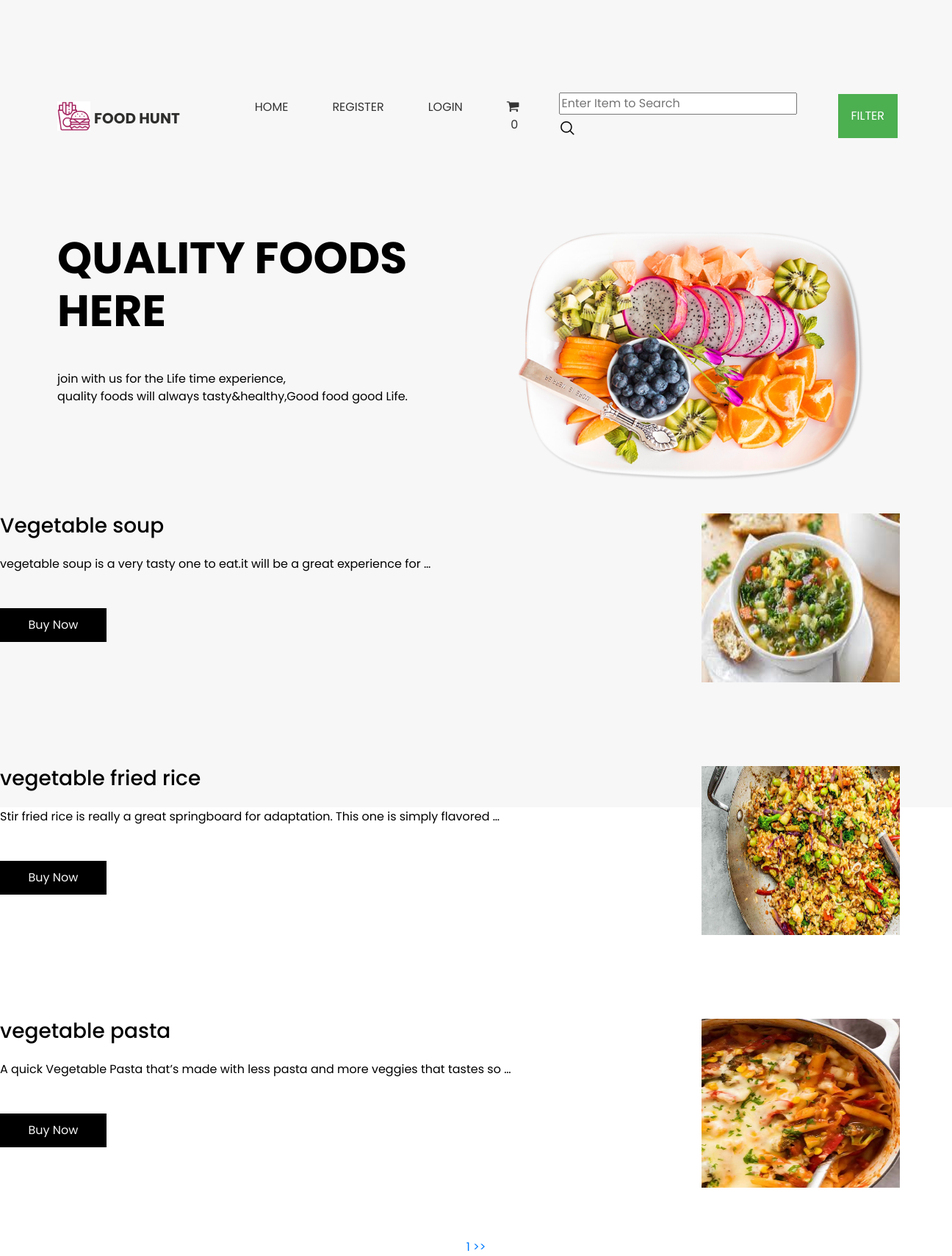
Screenshot of /vegetables-recipe/ with the database file from the repository.
### shop/models.py (models this page shows, shortened)
class product(models.Model):
    name=models.CharField(max_length=250,unique=True)
    slug=models.SlugField(max_length=250,unique=True)
    img=models.ImageField(upload_to='product')
    desc=models.TextField()
    stock=models.IntegerField()
    available=models.BooleanField()
    price=models.IntegerField()
    category=models.ForeignKey(categ,on_delete=models.CASCADE)
    def get_url(self):
        return reverse('details',args=[self.category.slug,self.slug])

### shop/views.py (the view)
# urls.py: 2. Add a URL to urlpatterns:  path('', views.home, name='home')
def home(request,c_slug=None):
    c_page=None
    prodt=None
    if c_slug!=None:
        c_page=get_object_or_404(categ,slug=c_slug)
        prodt=product.objects.filter(category=c_page,available=True)
    else:
        prodt=product.objects.all().filter(available=True)
    cat=categ.objects.all()
    paginator=Paginator(prodt,3)
    try:
        page=int(request.GET.get('page','1'))
    except:
        page=1
    try:
        pro=paginator.page(page)
    except(EmptyPage,InvalidPage):
        pro=paginator.page(paginator.num_pages)
    return render(request,'index.html',{'pr':prodt,'ct':cat,'pg':pro})

### cart/context_processor.py (called while the page is built)
def count(request):
    item_count=0
    if 'admin' in request.path:
        return{}
    else:
        try:
            ct=cartlist.objects.filter(cart_id=c_id(request))
            cti=iteam.objects.all().filter(cart=ct[:1])
            for c in cti:
                   item_count+=c.quantity
        except cartlist.DoesNotExist:
            item_count=0
        return dict(itc=item_count)

### cart/views.py (called while the page is built)
def c_id(request):
    ct_id=request.session.session_key
    if not ct_id:
        ct_id=request.session.create()
    return ct_id

### shop/models.py (called while the page is built)
    def get_url(self):
        return reverse('prod_cat',args=[self.slug])

### templates/index.html (shortened to what this page needs)
{% extends 'base.html' %}
{% load static %}
{% block content %}
<!DOCTYPE html>
<html>
<head>
  <link rel="stylesheet" type="text/css" href="{% static 'hm/css/bootstrap.css' %}" />
  <link href="{% static 'hm/css/style.css' %}" rel="stylesheet" />
  <link href="{% static 'hm/css/responsive.css' %}" rel="stylesheet" />
</head>
<body id="top">
  <div class="hero_area">
      <div id="carouselExampleControls" class="carousel slide" data-ride="carousel">
        <div class="carousel-inner">
          <div class="carousel-item active">
            <div class="slider_item-box">
              <div class="slider_item-container">
                <div class="container">
                  <div class="row">
                    <div class="col-md-6">
                      <div class="slider_item-detail">
                        <div>
                          <h1>QUALITY FOODS</br>
                            HERE
                          </h1>
                          <p>
                          join with us for the Life time experience,<br>
                          quality foods will always tasty&healthy,Good food
                          good  Life.
                         </p>
                        </div>
                      </div>
                    </div>
                    <div class="col-md-6">
                      <div class="slider_img-box">
                        <div>
                          <img src="{% static 'hm/images/slide-img.png' %}" alt="" class="" />
                        </div>
                      </div>
                    </div>
                  </div>
                </div>
              </div>
            </div>
          </div>
        </div>
  </div>
  {% for i in pg.object_list %}
      <div class="row layout_padding2">
        <div class="col-md-8">
          <div class="fruit_detail-box">
            <h3>
              {{i.name}}
            </h3>
            <p class="mt-4 mb-5">
             {{i.desc|truncatewords:15}}
            </p>
            <div>
              <a href={{i.get_url}} class="custom_dark-btn">
                Buy Now
              </a>
            </div>
          </div>
        </div>
        <div class="col-md-4 d-flex justify-content-center align-items-center">
          <div class="fruit_img-box d-flex justify-content-center align-items-center">
          <a href={{i.get_url}}><img src={{i.img.url}} alt="" class="" height="230px" width="270px" /></a>
          </div>
        </div>
      </div><br>
    {% endfor %}
    <center>
     {% for p in pg.paginator.page_range %}
     <a href="?page={{p}}"  {% if pg.number == p %} active {% endif %}">{{p}} >></a>
     {% endfor%}
    </center>
</body>
</html>
{% endblock %}

### static/hm/css/style.css (style rules this page uses)
body { font-family: 'Poppins', sans-serif; color: #000000; background-color: #ffffff; }
.layout_padding2 { padding: 45px 0; }
.custom_dark-btn, .custom_orange-btn { display: inline-block; padding: 10px 0; text-align: center; width: 145px; outline: none; color: #f7f7f7; border: 1px solid transparent; }
.custom_dark-btn { background-color: #000000; }
.hero_area { height: 98vh; background-color: #f7f7f7; }
a, a:hover, a:focus { text-decoration: none; }
.slider_item-box { width: 100%; height: 100%; }
.slider_item-box .container { height: 100%; }
.slider_img-box { width: 85%; margin: 0 auto; }
.slider_img-box img { width: 100%; }
.slider_item-container { display: flex; align-items: center; width: 100%; height: 100%; background-repeat: no-repeat; }
.slider_item-detail h1 { font-weight: 700; font-size: 60px; width: 95%; }
.slider_item-detail p { margin: 45px 0; }
.slider_section #carouselExampleControls, .carousel-inner, .carousel-item { height: 100%; }

### static/hm/css/responsive.css (style rules this page uses)
@media (min-width: 1200px) { .container { max-width: 1170px; } }

### rows the page displays
product: name "Vegetable soup", desc "vegetable soup is a very tasty one to eat.it will be a great experience for …", img (picture)
product: name "vegetable fried rice", desc "Stir fried rice is really a great springboard for adaptation. This one is simply flavored …", img (picture)
product: name "vegetable pasta", desc "A quick Vegetable Pasta that’s made with less pasta and more veggies that tastes so …", img (picture)

### other values shown
{{ itc }} "0"
{{ p }} "1"
